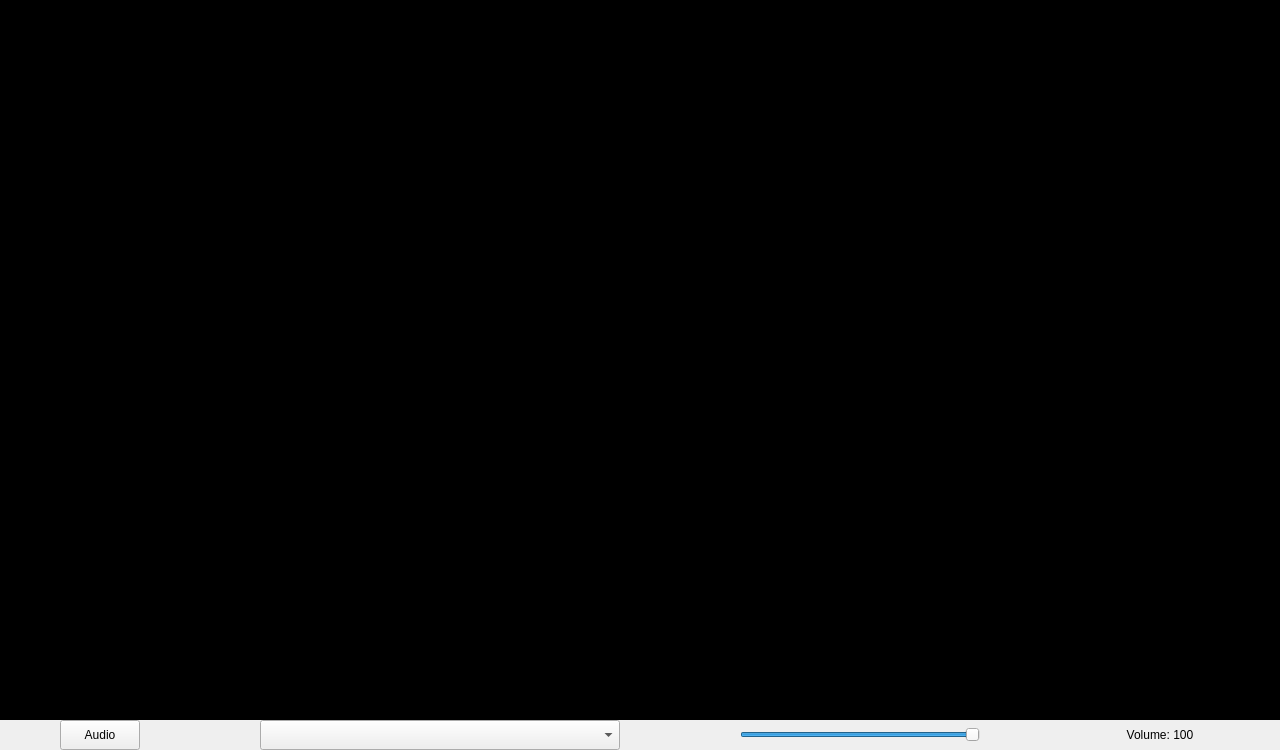
<?xml version="1.0" encoding="UTF-8"?>
<ui version="4.0">
 <class>MainWindow</class>
 <widget class="QMainWindow" name="MainWindow">
  <property name="geometry">
   <rect>
    <x>0</x>
    <y>0</y>
    <width>1280</width>
    <height>750</height>
   </rect>
  </property>
  <property name="sizePolicy">
   <sizepolicy hsizetype="Preferred" vsizetype="Preferred">
    <horstretch>0</horstretch>
    <verstretch>0</verstretch>
   </sizepolicy>
  </property>
  <property name="minimumSize">
   <size>
    <width>1280</width>
    <height>750</height>
   </size>
  </property>
  <property name="maximumSize">
   <size>
    <width>16777215</width>
    <height>16777215</height>
   </size>
  </property>
  <property name="windowTitle">
   <string>UDPReceiver</string>
  </property>
  <property name="layoutDirection">
   <enum>Qt::LeftToRight</enum>
  </property>
  <widget class="QWidget" name="centralWidget">
   <property name="sizePolicy">
    <sizepolicy hsizetype="Preferred" vsizetype="Preferred">
     <horstretch>0</horstretch>
     <verstretch>0</verstretch>
    </sizepolicy>
   </property>
   <layout class="QGridLayout" name="gridLayout">
    <property name="leftMargin">
     <number>0</number>
    </property>
    <property name="topMargin">
     <number>0</number>
    </property>
    <property name="rightMargin">
     <number>0</number>
    </property>
    <property name="bottomMargin">
     <number>0</number>
    </property>
    <property name="spacing">
     <number>0</number>
    </property>
    <item row="1" column="0">
     <layout class="QVBoxLayout" name="verticalLayout">
      <item>
       <layout class="QHBoxLayout" name="horizontalLayout">
        <property name="spacing">
         <number>0</number>
        </property>
        <item>
         <spacer name="horizontalSpacer_2">
          <property name="orientation">
           <enum>Qt::Horizontal</enum>
          </property>
          <property name="sizeType">
           <enum>QSizePolicy::Minimum</enum>
          </property>
          <property name="sizeHint" stdset="0">
           <size>
            <width>30</width>
            <height>30</height>
           </size>
          </property>
         </spacer>
        </item>
        <item>
         <widget class="QPushButton" name="btn_audio">
          <property name="sizePolicy">
           <sizepolicy hsizetype="Maximum" vsizetype="Fixed">
            <horstretch>0</horstretch>
            <verstretch>0</verstretch>
           </sizepolicy>
          </property>
          <property name="minimumSize">
           <size>
            <width>60</width>
            <height>30</height>
           </size>
          </property>
          <property name="text">
           <string>Audio</string>
          </property>
         </widget>
        </item>
        <item>
         <spacer name="horizontalSpacer">
          <property name="orientation">
           <enum>Qt::Horizontal</enum>
          </property>
          <property name="sizeType">
           <enum>QSizePolicy::Minimum</enum>
          </property>
          <property name="sizeHint" stdset="0">
           <size>
            <width>90</width>
            <height>30</height>
           </size>
          </property>
         </spacer>
        </item>
        <item>
         <widget class="QComboBox" name="cb_device">
          <property name="sizePolicy">
           <sizepolicy hsizetype="Maximum" vsizetype="Fixed">
            <horstretch>0</horstretch>
            <verstretch>0</verstretch>
           </sizepolicy>
          </property>
          <property name="minimumSize">
           <size>
            <width>360</width>
            <height>30</height>
           </size>
          </property>
         </widget>
        </item>
        <item>
         <spacer name="horizontalSpacer_3">
          <property name="orientation">
           <enum>Qt::Horizontal</enum>
          </property>
          <property name="sizeType">
           <enum>QSizePolicy::Minimum</enum>
          </property>
          <property name="sizeHint" stdset="0">
           <size>
            <width>90</width>
            <height>30</height>
           </size>
          </property>
         </spacer>
        </item>
        <item>
         <widget class="QSlider" name="slider_volume">
          <property name="sizePolicy">
           <sizepolicy hsizetype="Maximum" vsizetype="Fixed">
            <horstretch>0</horstretch>
            <verstretch>0</verstretch>
           </sizepolicy>
          </property>
          <property name="minimumSize">
           <size>
            <width>240</width>
            <height>30</height>
           </size>
          </property>
          <property name="maximum">
           <number>100</number>
          </property>
          <property name="pageStep">
           <number>5</number>
          </property>
          <property name="value">
           <number>100</number>
          </property>
          <property name="orientation">
           <enum>Qt::Horizontal</enum>
          </property>
         </widget>
        </item>
        <item>
         <spacer name="horizontalSpacer_4">
          <property name="orientation">
           <enum>Qt::Horizontal</enum>
          </property>
          <property name="sizeType">
           <enum>QSizePolicy::Minimum</enum>
          </property>
          <property name="sizeHint" stdset="0">
           <size>
            <width>90</width>
            <height>30</height>
           </size>
          </property>
         </spacer>
        </item>
        <item>
         <widget class="QLabel" name="volume">
          <property name="sizePolicy">
           <sizepolicy hsizetype="Maximum" vsizetype="Fixed">
            <horstretch>0</horstretch>
            <verstretch>0</verstretch>
           </sizepolicy>
          </property>
          <property name="minimumSize">
           <size>
            <width>120</width>
            <height>30</height>
           </size>
          </property>
          <property name="text">
           <string>Volume: 100</string>
          </property>
          <property name="alignment">
           <set>Qt::AlignCenter</set>
          </property>
         </widget>
        </item>
        <item>
         <spacer name="horizontalSpacer_5">
          <property name="orientation">
           <enum>Qt::Horizontal</enum>
          </property>
          <property name="sizeType">
           <enum>QSizePolicy::Minimum</enum>
          </property>
          <property name="sizeHint" stdset="0">
           <size>
            <width>30</width>
            <height>30</height>
           </size>
          </property>
         </spacer>
        </item>
       </layout>
      </item>
     </layout>
    </item>
    <item row="0" column="0">
     <widget class="QLabel" name="videoViewer">
      <property name="sizePolicy">
       <sizepolicy hsizetype="Preferred" vsizetype="Preferred">
        <horstretch>0</horstretch>
        <verstretch>0</verstretch>
       </sizepolicy>
      </property>
      <property name="minimumSize">
       <size>
        <width>1280</width>
        <height>720</height>
       </size>
      </property>
      <property name="maximumSize">
       <size>
        <width>16777215</width>
        <height>16777215</height>
       </size>
      </property>
      <property name="styleSheet">
       <string notr="true">background-color: rgb(0, 0, 0);</string>
      </property>
      <property name="text">
       <string/>
      </property>
      <property name="alignment">
       <set>Qt::AlignCenter</set>
      </property>
     </widget>
    </item>
   </layout>
  </widget>
 </widget>
 <layoutdefault spacing="6" margin="11"/>
 <resources/>
 <connections/>
</ui>
